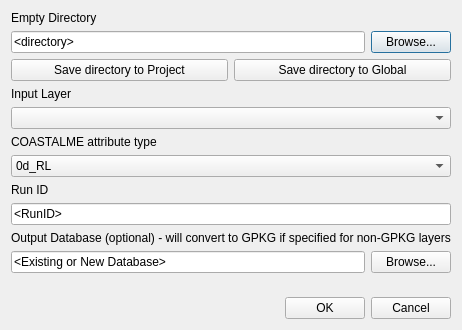
<?xml version="1.0" encoding="UTF-8"?>
<ui version="4.0">
 <class>coastalmeqgis_insert_coastalme_attributes</class>
 <widget class="QDialog" name="coastalmeqgis_insert_coastalme_attributes">
  <property name="windowModality">
   <enum>Qt::ApplicationModal</enum>
  </property>
  <property name="enabled">
   <bool>true</bool>
  </property>
  <property name="geometry">
   <rect>
    <x>0</x>
    <y>0</y>
    <width>453</width>
    <height>330</height>
   </rect>
  </property>
  <property name="mouseTracking">
   <bool>false</bool>
  </property>
  <property name="windowTitle">
   <string>Insert COASTALME attributes to existing GIS layer</string>
  </property>
  <layout class="QVBoxLayout" name="verticalLayout_2">
   <item>
    <layout class="QVBoxLayout" name="verticalLayout">
     <item>
      <widget class="QLabel" name="label1">
       <property name="text">
        <string>Empty Directory</string>
       </property>
      </widget>
     </item>
     <item>
      <layout class="QHBoxLayout" name="horizontalLayout_2">
       <item>
        <widget class="QLineEdit" name="emptydir">
         <property name="text">
          <string>&lt;directory&gt;</string>
         </property>
         <property name="readOnly">
          <bool>false</bool>
         </property>
        </widget>
       </item>
       <item>
        <widget class="QPushButton" name="browsedir">
         <property name="text">
          <string>Browse...</string>
         </property>
        </widget>
       </item>
      </layout>
     </item>
     <item>
      <layout class="QHBoxLayout" name="horizontalLayout_4">
       <item>
        <widget class="QPushButton" name="pbSaveToProject">
         <property name="text">
          <string>Save directory to Project</string>
         </property>
        </widget>
       </item>
       <item>
        <widget class="QPushButton" name="pbSaveToGlobal">
         <property name="text">
          <string>Save directory to Global</string>
         </property>
        </widget>
       </item>
      </layout>
     </item>
     <item>
      <widget class="QLabel" name="label3_2">
       <property name="text">
        <string>Input Layer</string>
       </property>
      </widget>
     </item>
     <item>
      <widget class="QComboBox" name="comboBox_inputLayer"/>
     </item>
     <item>
      <widget class="QLabel" name="label2">
       <property name="text">
        <string>COASTALME attribute type</string>
       </property>
      </widget>
     </item>
     <item>
      <widget class="QComboBox" name="emptyType">
       <item>
        <property name="text">
         <string>0d_RL</string>
        </property>
       </item>
       <item>
        <property name="text">
         <string>1d_bc</string>
        </property>
       </item>
       <item>
        <property name="text">
         <string>1d_iwl</string>
        </property>
       </item>
       <item>
        <property name="text">
         <string>1d_mh</string>
        </property>
       </item>
       <item>
        <property name="text">
         <string>1d_nd</string>
        </property>
       </item>
       <item>
        <property name="text">
         <string>1d_nwk</string>
        </property>
       </item>
       <item>
        <property name="text">
         <string>1d_nwkb</string>
        </property>
       </item>
       <item>
        <property name="text">
         <string>1d_nwke</string>
        </property>
       </item>
       <item>
        <property name="text">
         <string>1d_pit</string>
        </property>
       </item>
       <item>
        <property name="text">
         <string>1d_tab</string>
        </property>
       </item>
       <item>
        <property name="text">
         <string>1d_WLL</string>
        </property>
       </item>
       <item>
        <property name="text">
         <string>2d_bc</string>
        </property>
       </item>
       <item>
        <property name="text">
         <string>2d_code</string>
        </property>
       </item>
       <item>
        <property name="text">
         <string>2d_fc</string>
        </property>
       </item>
       <item>
        <property name="text">
         <string>2d_fcsh</string>
        </property>
       </item>
       <item>
        <property name="text">
         <string>2d_glo</string>
        </property>
       </item>
       <item>
        <property name="text">
         <string>2d_gw</string>
        </property>
       </item>
       <item>
        <property name="text">
         <string>2d_iwl</string>
        </property>
       </item>
       <item>
        <property name="text">
         <string>2d_lfcsh</string>
        </property>
       </item>
       <item>
        <property name="text">
         <string>2d_loc</string>
        </property>
       </item>
       <item>
        <property name="text">
         <string>2d_lp</string>
        </property>
       </item>
       <item>
        <property name="text">
         <string>2d_mat</string>
        </property>
       </item>
       <item>
        <property name="text">
         <string>2d_oz</string>
        </property>
       </item>
       <item>
        <property name="text">
         <string>2d_po</string>
        </property>
       </item>
       <item>
        <property name="text">
         <string>2d_rf</string>
        </property>
       </item>
       <item>
        <property name="text">
         <string>2d_sa</string>
        </property>
       </item>
       <item>
        <property name="text">
         <string>2d_sa_rf</string>
        </property>
       </item>
       <item>
        <property name="text">
         <string>2d_sa_tr</string>
        </property>
       </item>
       <item>
        <property name="text">
         <string>2d_soil</string>
        </property>
       </item>
       <item>
        <property name="text">
         <string>2d_vzsh</string>
        </property>
       </item>
       <item>
        <property name="text">
         <string>2d_z__</string>
        </property>
       </item>
       <item>
        <property name="text">
         <string>2d_zsh</string>
        </property>
       </item>
       <item>
        <property name="text">
         <string>2d_zshr</string>
        </property>
       </item>
      </widget>
     </item>
     <item>
      <widget class="QLabel" name="label3">
       <property name="text">
        <string>Run ID</string>
       </property>
      </widget>
     </item>
     <item>
      <widget class="QLineEdit" name="txtRunID">
       <property name="text">
        <string>&lt;RunID&gt;</string>
       </property>
       <property name="readOnly">
        <bool>false</bool>
       </property>
      </widget>
     </item>
     <item>
      <widget class="QLabel" name="label">
       <property name="text">
        <string>Output Database (optional) - will convert to GPKG if specified for non-GPKG layers</string>
       </property>
      </widget>
     </item>
     <item>
      <layout class="QHBoxLayout" name="horizontalLayout_3">
       <item>
        <widget class="QLineEdit" name="leDatabase">
         <property name="text">
          <string>&lt;Existing or New Database&gt;</string>
         </property>
        </widget>
       </item>
       <item>
        <widget class="QPushButton" name="browseDatabase">
         <property name="text">
          <string>Browse...</string>
         </property>
        </widget>
       </item>
      </layout>
     </item>
     <item>
      <spacer name="verticalSpacer">
       <property name="orientation">
        <enum>Qt::Vertical</enum>
       </property>
       <property name="sizeHint" stdset="0">
        <size>
         <width>20</width>
         <height>40</height>
        </size>
       </property>
      </spacer>
     </item>
     <item>
      <layout class="QHBoxLayout" name="horizontalLayout">
       <item>
        <spacer name="horizontalSpacer">
         <property name="orientation">
          <enum>Qt::Horizontal</enum>
         </property>
         <property name="sizeHint" stdset="0">
          <size>
           <width>40</width>
           <height>20</height>
          </size>
         </property>
        </spacer>
       </item>
       <item>
        <widget class="QPushButton" name="pbOk">
         <property name="text">
          <string>OK</string>
         </property>
        </widget>
       </item>
       <item>
        <widget class="QPushButton" name="pbCancel">
         <property name="text">
          <string>Cancel</string>
         </property>
        </widget>
       </item>
      </layout>
     </item>
    </layout>
   </item>
  </layout>
 </widget>
 <resources/>
 <connections/>
</ui>
